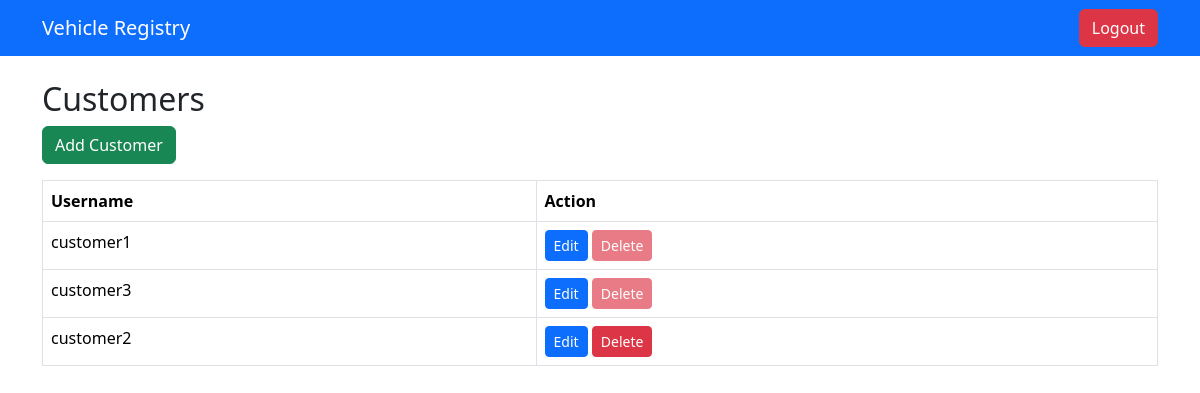
The app's page /customers (signed in) with its own data.
### app/models.py (models this page shows)
class User(UserMixin, db.Model):
    id = db.Column(db.Integer, primary_key=True)
    username = db.Column(db.String(50), unique=True, nullable=False)
    password = db.Column(db.String(200), nullable=False)
    role = db.Column(db.String(20), nullable=False)  # customer / owner
    franchise_id = db.Column(db.Integer, db.ForeignKey('franchise.id'), nullable=True)
    vehicles = db.relationship('Vehicle', backref='owner', lazy=True)

### app/routes.py (the view)
@main.route('/customers')
@login_required
def customers():
    if current_user.role != 'owner':
        flash("Only owners can manage customers.")
        return redirect(url_for('main.dashboard'))
    customers = User.query.filter_by(franchise_id=current_user.franchise_id, role='customer').all()
    return render_template('customers.html', customers=customers)

### app/routes.py (called while the page is built)
@login_manager.user_loader
def load_user(user_id):
    return User.query.get(int(user_id))

### app/templates/customers.html (shortened to what this page needs)
{% extends 'base.html' %}
{% block content %}
<h2>Customers</h2>
<a class="btn btn-success mb-3" href="{{ url_for('main.add_customer') }}">Add Customer</a>
<table class="table table-bordered">
    <thead>
        <tr>
            <th>Username</th>
            <th>Action</th>
        </tr>
    </thead>
    <tbody>
        {% for c in customers %}
        <tr>
            <td>{{ c.username }}</td>
            <td>
                <a class="btn btn-primary btn-sm"
                   href="{{ url_for('main.edit_customer', id=c.id) }}">
                    Edit
                </a>
                {% if c.vehicles|length > 0 %}
                    <button class="btn btn-danger btn-sm" disabled>
                        Delete
                    </button>
                {% else %}
                <form action="{{ url_for('main.delete_customer', id=c.id) }}"
                      method="POST" style="display:inline;">
                    <button class="btn btn-danger btn-sm"
                            onclick="return confirm('Delete this customer?');">
                        Delete
                    </button>
                </form>
                {% endif %}
            </td>
        </tr>
        {% endfor %}
    </tbody>
</table>
{% endblock %}

### records on screen
User: username "customer1", shows "Delete"
User: username "customer3", shows "Delete"
User: username "customer2"
